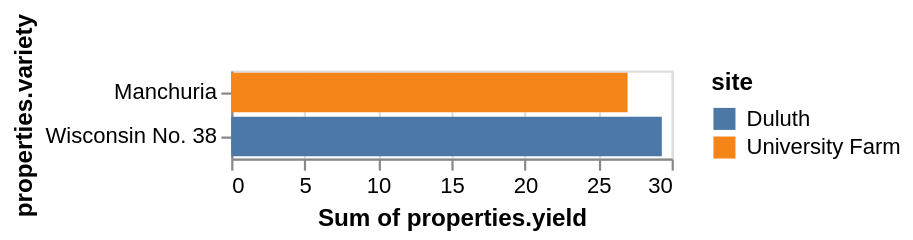

Describe this chart as a Vega-Lite specification.
### Vega specification from a JSON file in a GitHub repository (floating-point values rounded to 4 significant figures)
{"$schema": "https://vega.github.io/schema/vega/v5.json", "autosize": "pad", "padding": 5, "width": 200, "style": "cell", "data": [{"name": "source_0", "values": {"features": [{"properties": {"variety": "Manchuria", "yield": 27, "site": "University Farm"}}, {"properties": {"variety": "Wisconsin No. 38", "yield": 29.33, "site": "Duluth"}}], "type": "FeatureCollection"}, "format": {"type": "json", "property": "features"}}, {"name": "data_0", "source": "source_0", "transform": [{"type": "formula", "expr": "datum[\"properties\"] && datum[\"properties\"][\"variety\"]", "as": "properties.variety"}, {"type": "formula", "expr": "datum[\"properties\"] && datum[\"properties\"][\"yield\"]", "as": "properties.yield"}, {"type": "formula", "expr": "datum[\"properties\"] && datum[\"properties\"][\"site\"]", "as": "properties.site"}, {"type": "aggregate", "groupby": ["properties\\.variety", "properties\\.site"], "ops": ["sum"], "fields": ["properties\\.yield"], "as": ["sum_properties.yield"]}, {"type": "stack", "groupby": ["properties\\.variety"], "field": "sum_properties\\.yield", "sort": {"field": ["properties\\.site"], "order": ["descending"]}, "as": ["sum_properties.yield_start", "sum_properties.yield_end"], "offset": "zero"}]}], "signals": [{"name": "y_step", "value": 20}, {"name": "height", "update": "bandspace(domain('y').length, 0.1, 0.05) * y_step"}], "marks": [{"name": "marks", "type": "rect", "style": ["bar"], "from": {"data": "data_0"}, "encode": {"update": {"fill": {"scale": "color", "field": "properties\\.site"}, "x": {"scale": "x", "field": "sum_properties\\.yield_end"}, "x2": {"scale": "x", "field": "sum_properties\\.yield_start"}, "y": {"scale": "y", "field": "properties\\.variety"}, "height": {"scale": "y", "band": true}}}}], "scales": [{"name": "x", "type": "linear", "domain": {"data": "data_0", "fields": ["sum_properties\\.yield_start", "sum_properties\\.yield_end"]}, "range": [0, {"signal": "width"}], "nice": true, "zero": true}, {"name": "y", "type": "band", "domain": {"data": "data_0", "field": "properties\\.variety", "sort": true}, "range": {"step": {"signal": "y_step"}}, "paddingInner": 0.1, "paddingOuter": 0.05}, {"name": "color", "type": "ordinal", "domain": {"data": "data_0", "field": "properties\\.site", "sort": true}, "range": "category"}], "axes": [{"scale": "x", "orient": "bottom", "gridScale": "y", "grid": true, "tickCount": {"signal": "ceil(width/40)"}, "domain": false, "labels": false, "maxExtent": 0, "minExtent": 0, "ticks": false, "zindex": 0}, {"scale": "x", "orient": "bottom", "grid": false, "title": "Sum of properties.yield", "labelFlush": true, "labelOverlap": true, "tickCount": {"signal": "ceil(width/40)"}, "zindex": 0}, {"scale": "y", "orient": "left", "grid": false, "title": "properties.variety", "zindex": 0}], "legends": [{"title": "site", "fill": "color", "gradientLength": {"signal": "clamp(height, 64, 200)"}, "symbolType": "square"}]}
